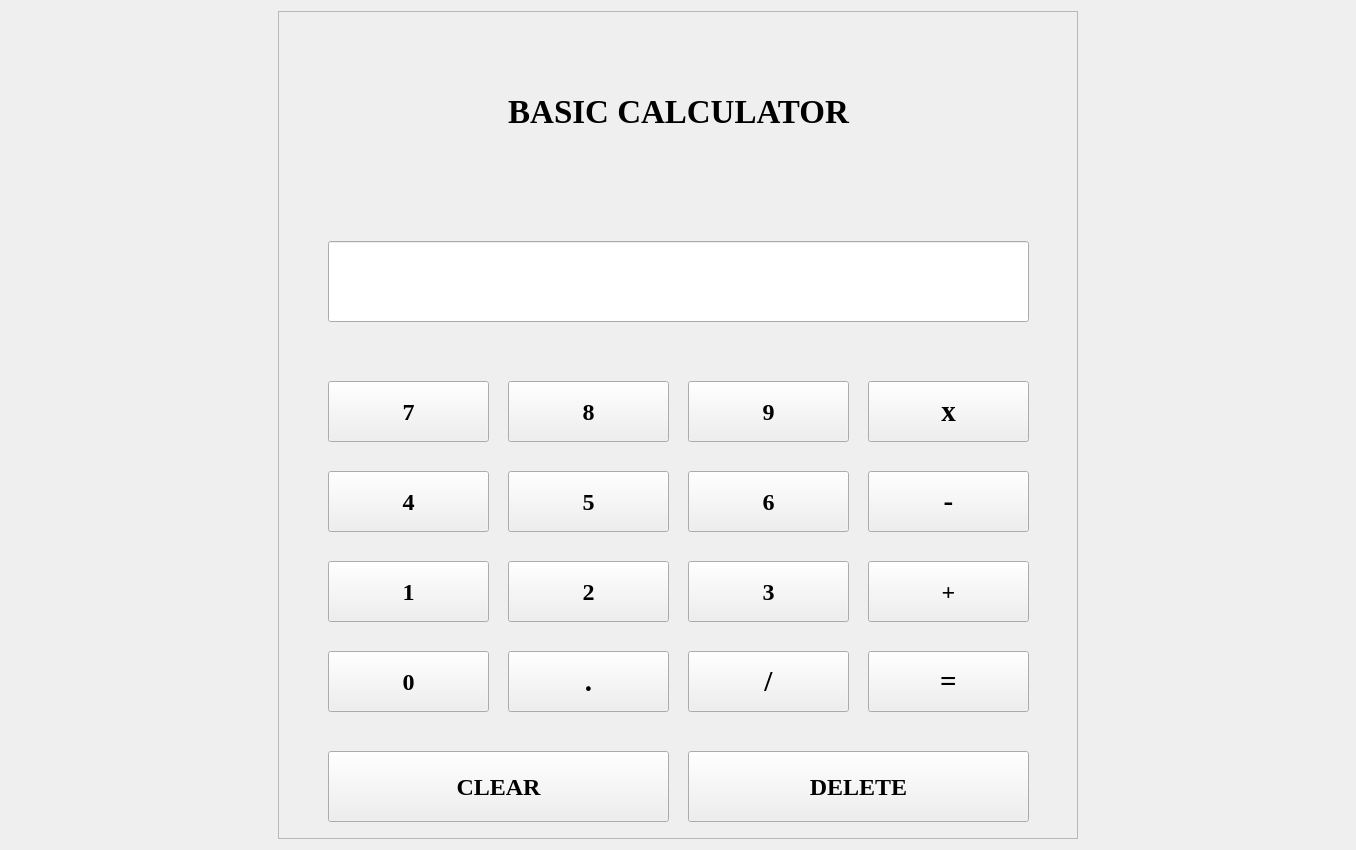
<?xml version="1.0" encoding="UTF-8"?>
<ui version="4.0">
 <class>form1</class>
 <widget class="QWidget" name="form1">
  <property name="geometry">
   <rect>
    <x>0</x>
    <y>0</y>
    <width>1356</width>
    <height>850</height>
   </rect>
  </property>
  <property name="font">
   <font>
    <family>Times New Roman</family>
    <pointsize>14</pointsize>
    <weight>75</weight>
    <bold>true</bold>
   </font>
  </property>
  <property name="windowTitle">
   <string>CALCULATOR</string>
  </property>
  <layout class="QHBoxLayout" name="horizontalLayout">
   <item>
    <spacer name="horizontalSpacer">
     <property name="orientation">
      <enum>Qt::Horizontal</enum>
     </property>
     <property name="sizeHint" stdset="0">
      <size>
       <width>40</width>
       <height>20</height>
      </size>
     </property>
    </spacer>
   </item>
   <item>
    <widget class="QFrame" name="frame">
     <property name="minimumSize">
      <size>
       <width>800</width>
       <height>0</height>
      </size>
     </property>
     <property name="frameShape">
      <enum>QFrame::StyledPanel</enum>
     </property>
     <property name="frameShadow">
      <enum>QFrame::Raised</enum>
     </property>
     <widget class="QLabel" name="l1">
      <property name="geometry">
       <rect>
        <x>60</x>
        <y>80</y>
        <width>681</width>
        <height>41</height>
       </rect>
      </property>
      <property name="font">
       <font>
        <family>Times New Roman</family>
        <pointsize>25</pointsize>
        <weight>75</weight>
        <bold>true</bold>
       </font>
      </property>
      <property name="text">
       <string>BASIC CALCULATOR</string>
      </property>
      <property name="alignment">
       <set>Qt::AlignCenter</set>
      </property>
     </widget>
     <widget class="QLineEdit" name="le1">
      <property name="geometry">
       <rect>
        <x>50</x>
        <y>230</y>
        <width>701</width>
        <height>81</height>
       </rect>
      </property>
      <property name="font">
       <font>
        <family>Times New Roman</family>
        <pointsize>18</pointsize>
        <weight>50</weight>
        <bold>false</bold>
       </font>
      </property>
     </widget>
     <widget class="QPushButton" name="b1">
      <property name="geometry">
       <rect>
        <x>50</x>
        <y>370</y>
        <width>161</width>
        <height>61</height>
       </rect>
      </property>
      <property name="font">
       <font>
        <family>Times New Roman</family>
        <pointsize>18</pointsize>
        <weight>75</weight>
        <bold>true</bold>
       </font>
      </property>
      <property name="text">
       <string>7</string>
      </property>
     </widget>
     <widget class="QPushButton" name="b2">
      <property name="geometry">
       <rect>
        <x>230</x>
        <y>370</y>
        <width>161</width>
        <height>61</height>
       </rect>
      </property>
      <property name="font">
       <font>
        <family>Times New Roman</family>
        <pointsize>18</pointsize>
        <weight>75</weight>
        <bold>true</bold>
       </font>
      </property>
      <property name="text">
       <string>8</string>
      </property>
     </widget>
     <widget class="QPushButton" name="b3">
      <property name="geometry">
       <rect>
        <x>410</x>
        <y>370</y>
        <width>161</width>
        <height>61</height>
       </rect>
      </property>
      <property name="font">
       <font>
        <family>Times New Roman</family>
        <pointsize>18</pointsize>
        <weight>75</weight>
        <bold>true</bold>
       </font>
      </property>
      <property name="text">
       <string>9</string>
      </property>
     </widget>
     <widget class="QPushButton" name="b4">
      <property name="geometry">
       <rect>
        <x>590</x>
        <y>370</y>
        <width>161</width>
        <height>61</height>
       </rect>
      </property>
      <property name="font">
       <font>
        <family>Times New Roman</family>
        <pointsize>22</pointsize>
        <weight>75</weight>
        <bold>true</bold>
       </font>
      </property>
      <property name="text">
       <string>x</string>
      </property>
     </widget>
     <widget class="QPushButton" name="b5">
      <property name="geometry">
       <rect>
        <x>50</x>
        <y>460</y>
        <width>161</width>
        <height>61</height>
       </rect>
      </property>
      <property name="font">
       <font>
        <family>Times New Roman</family>
        <pointsize>18</pointsize>
        <weight>75</weight>
        <bold>true</bold>
       </font>
      </property>
      <property name="text">
       <string>4</string>
      </property>
     </widget>
     <widget class="QPushButton" name="b6">
      <property name="geometry">
       <rect>
        <x>230</x>
        <y>460</y>
        <width>161</width>
        <height>61</height>
       </rect>
      </property>
      <property name="font">
       <font>
        <family>Times New Roman</family>
        <pointsize>18</pointsize>
        <weight>75</weight>
        <bold>true</bold>
       </font>
      </property>
      <property name="text">
       <string>5</string>
      </property>
     </widget>
     <widget class="QPushButton" name="b7">
      <property name="geometry">
       <rect>
        <x>410</x>
        <y>460</y>
        <width>161</width>
        <height>61</height>
       </rect>
      </property>
      <property name="font">
       <font>
        <family>Times New Roman</family>
        <pointsize>18</pointsize>
        <weight>75</weight>
        <bold>true</bold>
       </font>
      </property>
      <property name="text">
       <string>6</string>
      </property>
     </widget>
     <widget class="QPushButton" name="b8">
      <property name="geometry">
       <rect>
        <x>590</x>
        <y>460</y>
        <width>161</width>
        <height>61</height>
       </rect>
      </property>
      <property name="font">
       <font>
        <family>Times New Roman</family>
        <pointsize>22</pointsize>
        <weight>75</weight>
        <bold>true</bold>
       </font>
      </property>
      <property name="text">
       <string>-</string>
      </property>
     </widget>
     <widget class="QPushButton" name="b9">
      <property name="geometry">
       <rect>
        <x>50</x>
        <y>550</y>
        <width>161</width>
        <height>61</height>
       </rect>
      </property>
      <property name="font">
       <font>
        <family>Times New Roman</family>
        <pointsize>18</pointsize>
        <weight>75</weight>
        <bold>true</bold>
       </font>
      </property>
      <property name="text">
       <string>1</string>
      </property>
     </widget>
     <widget class="QPushButton" name="b10">
      <property name="geometry">
       <rect>
        <x>230</x>
        <y>550</y>
        <width>161</width>
        <height>61</height>
       </rect>
      </property>
      <property name="font">
       <font>
        <family>Times New Roman</family>
        <pointsize>18</pointsize>
        <weight>75</weight>
        <bold>true</bold>
       </font>
      </property>
      <property name="text">
       <string>2</string>
      </property>
     </widget>
     <widget class="QPushButton" name="b11">
      <property name="geometry">
       <rect>
        <x>410</x>
        <y>550</y>
        <width>161</width>
        <height>61</height>
       </rect>
      </property>
      <property name="font">
       <font>
        <family>Times New Roman</family>
        <pointsize>18</pointsize>
        <weight>75</weight>
        <bold>true</bold>
       </font>
      </property>
      <property name="text">
       <string>3</string>
      </property>
     </widget>
     <widget class="QPushButton" name="b12">
      <property name="geometry">
       <rect>
        <x>590</x>
        <y>550</y>
        <width>161</width>
        <height>61</height>
       </rect>
      </property>
      <property name="font">
       <font>
        <family>Times New Roman</family>
        <pointsize>18</pointsize>
        <weight>75</weight>
        <bold>true</bold>
       </font>
      </property>
      <property name="text">
       <string>+</string>
      </property>
     </widget>
     <widget class="QPushButton" name="b13">
      <property name="geometry">
       <rect>
        <x>50</x>
        <y>640</y>
        <width>161</width>
        <height>61</height>
       </rect>
      </property>
      <property name="font">
       <font>
        <family>Times New Roman</family>
        <pointsize>18</pointsize>
        <weight>75</weight>
        <bold>true</bold>
       </font>
      </property>
      <property name="text">
       <string>0</string>
      </property>
     </widget>
     <widget class="QPushButton" name="b14">
      <property name="geometry">
       <rect>
        <x>230</x>
        <y>640</y>
        <width>161</width>
        <height>61</height>
       </rect>
      </property>
      <property name="font">
       <font>
        <family>Times New Roman</family>
        <pointsize>22</pointsize>
        <weight>75</weight>
        <bold>true</bold>
       </font>
      </property>
      <property name="text">
       <string>.</string>
      </property>
     </widget>
     <widget class="QPushButton" name="b15">
      <property name="geometry">
       <rect>
        <x>410</x>
        <y>640</y>
        <width>161</width>
        <height>61</height>
       </rect>
      </property>
      <property name="font">
       <font>
        <family>Times New Roman</family>
        <pointsize>22</pointsize>
        <weight>75</weight>
        <bold>true</bold>
       </font>
      </property>
      <property name="text">
       <string>/</string>
      </property>
     </widget>
     <widget class="QPushButton" name="b16">
      <property name="geometry">
       <rect>
        <x>590</x>
        <y>640</y>
        <width>161</width>
        <height>61</height>
       </rect>
      </property>
      <property name="font">
       <font>
        <family>Times New Roman</family>
        <pointsize>22</pointsize>
        <weight>75</weight>
        <bold>true</bold>
       </font>
      </property>
      <property name="text">
       <string>=</string>
      </property>
     </widget>
     <widget class="QPushButton" name="b17">
      <property name="geometry">
       <rect>
        <x>50</x>
        <y>740</y>
        <width>341</width>
        <height>71</height>
       </rect>
      </property>
      <property name="font">
       <font>
        <family>Times New Roman</family>
        <pointsize>18</pointsize>
        <weight>75</weight>
        <bold>true</bold>
       </font>
      </property>
      <property name="text">
       <string>CLEAR</string>
      </property>
     </widget>
     <widget class="QPushButton" name="b18">
      <property name="geometry">
       <rect>
        <x>410</x>
        <y>740</y>
        <width>341</width>
        <height>71</height>
       </rect>
      </property>
      <property name="font">
       <font>
        <family>Times New Roman</family>
        <pointsize>18</pointsize>
        <weight>75</weight>
        <bold>true</bold>
       </font>
      </property>
      <property name="text">
       <string>DELETE</string>
      </property>
     </widget>
    </widget>
   </item>
   <item>
    <spacer name="horizontalSpacer_2">
     <property name="orientation">
      <enum>Qt::Horizontal</enum>
     </property>
     <property name="sizeHint" stdset="0">
      <size>
       <width>40</width>
       <height>20</height>
      </size>
     </property>
    </spacer>
   </item>
  </layout>
 </widget>
 <resources/>
 <connections/>
</ui>
